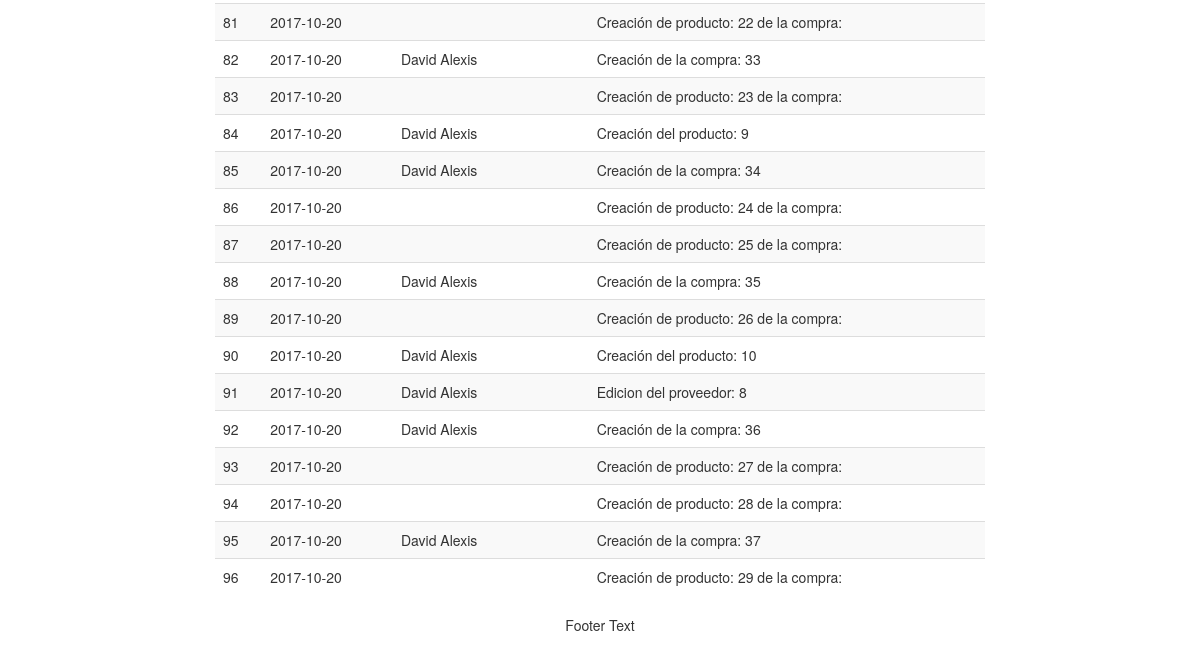
The page /taller/reportes.php (signed in, lower part) on the database as committed earlier.
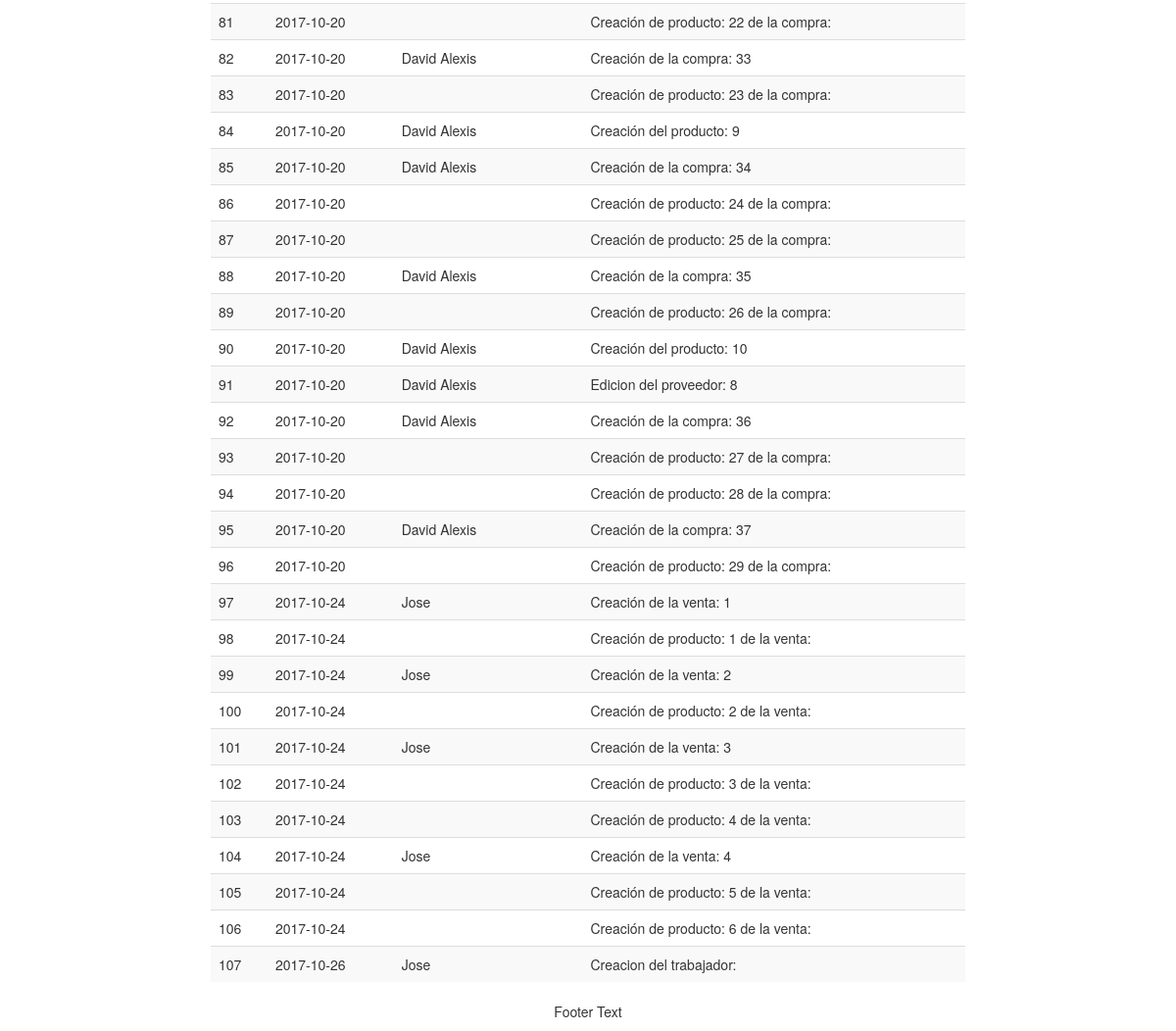
The same page on the database as committed later.
### tables this page shows
CREATE TABLE `reporte` (
  `id` int(11) NOT NULL,
  `fecha` date NOT NULL,
  `trabajador_id` int(11) NOT NULL,
  `accion` varchar(40) NOT NULL
);

CREATE TABLE `trabajador` (
  `id` int(11) NOT NULL,
  `nombre` varchar(30) NOT NULL,
  `apellido` varchar(30) NOT NULL,
  `usuario` varchar(40) NOT NULL,
  `contrasena` varchar(30) NOT NULL,
  `admin` int(15) NOT NULL
);

### taller/utilidades/sesion.php (called while the page is built, shortened)
<?php
include_once('clases/Trabajador.php');
if (isset($_SESSION['sesion_id'])) {
	if ($_SESSION['sesion_tipo'] == 'trabajador') {
		$_usuario = new Trabajador();
	}
} else {
	$_usuario = false;
}

### taller/clases/Trabajador.php (called while the page is built, shortened)
<?php
include_once "Usuario.php";
include_once "Reporte.php";
include_once "Almacen.php";
class Trabajador extends Usuario {
	public function consultar() {
		global $BD;
		$sql = "SELECT * FROM trabajador WHERE id = {$this->id}";
		$resultado = $BD->query($sql);
		if ($resultado->num_rows == 0)
		{
			return false;
		}
		$fila = $resultado->fetch_assoc();
		$this->nombre = $fila['nombre'];
		return true;
	}
	public function consultarReportes(){
		global $BD;
		$sql = "SELECT * FROM reporte";
		$result = $BD->query($sql);
		$clientes = array();
		while($fila = $result->fetch_assoc()) {
			$trabajador = new Trabajador($fila['trabajador_id']);
			$trabajador->consultar();
			$cliente = new Reporte($fila['id'], $fila['fecha'], $trabajador, $fila['accion']);
			$clientes[] = $cliente;
		}
		return $clientes;
	}
}

### taller/clases/Usuario.php (called while the page is built, shortened)
<?php
abstract class Usuario {
	public function __construct($id = null, $nombre = "", $apellido = "", $usuario = "", $contraseña = "", $admin = false, $trabajador = true, $cliente = false) {
		$this->id = $id;
	}
}

### taller/clases/Reporte.php (called while the page is built, shortened)
<?php
class Reporte {
	public function __construct($id = null, $fecha = null, $trabajador = null, $accion= "") {
		$this->id = $id;
		$this->fecha = $fecha;
		$this->trabajador = $trabajador;
		$this->accion = $accion;
	}
}

### taller/reportes.php (the view, shortened to what this page needs)
<?php
include('utilidades/sesion.php');
$clientes = $_usuario->consultarReportes();
?>
<!DOCTYPE html>
<html>
<head>
	<?php include 'utilitys.php'; ?>
</head>
<body>
	<div class="container-fluid text-center">
	  <div class="row content">
	    <div class="col-sm-8 text-left">
	      <div class="table-responsive">
	      	<table class="table table-striped">
				<tbody>
					<?php foreach($clientes as $objeto) { ?>
					<tr>
						<td><?php echo $objeto->id; ?></td>
						<td><?php echo $objeto->fecha; ?></td>
						<td><?php echo $objeto->trabajador->nombre; ?></td>
						<td><?php echo $objeto->accion; ?></td>
					</tr>
					<?php } ?>
				</tbody>
			</table>
		</div>
	</div>
</div>
</div>
<?php include 'footer.php'; ?>
</body>
</html>

Rows that differ between the two databases and show on the page:
added reporte: id "97", fecha "2017-10-24", trabajador.nombre "Jose", accion "Creación de la venta: 1"
added reporte: id "98", fecha "2017-10-24", accion "Creación de producto: 1 de la venta:"
added reporte: id "99", fecha "2017-10-24", trabajador.nombre "Jose", accion "Creación de la venta: 2"
added reporte: id "100", fecha "2017-10-24", accion "Creación de producto: 2 de la venta:"
added reporte: id "101", fecha "2017-10-24", trabajador.nombre "Jose", accion "Creación de la venta: 3"
added reporte: id "102", fecha "2017-10-24", accion "Creación de producto: 3 de la venta:"
added reporte: id "103", fecha "2017-10-24", accion "Creación de producto: 4 de la venta:"
added reporte: id "104", fecha "2017-10-24", trabajador.nombre "Jose", accion "Creación de la venta: 4"
added reporte: id "105", fecha "2017-10-24", accion "Creación de producto: 5 de la venta:"
added reporte: id "106", fecha "2017-10-24", accion "Creación de producto: 6 de la venta:"
added reporte: id "107", fecha "2017-10-26", trabajador.nombre "Jose", accion "Creacion del trabajador:"
